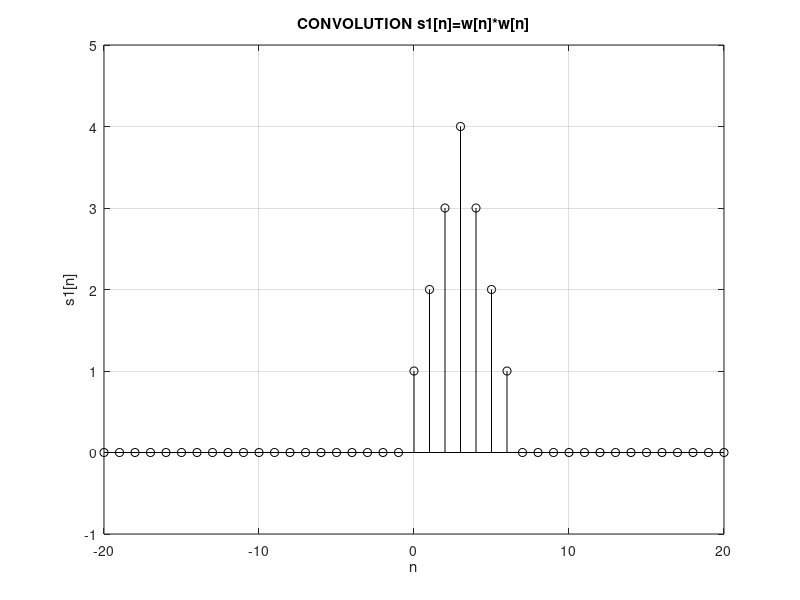

Write the MATLAB code that produced this figure.
clc 
clear all 
close all
n=-10:10;
u1=[zeros(1,10),ones(1,11)];%u(n)
u2=[zeros(1,14),ones(1,7)]%u(n-4);
w=u1-u2;

s1=[conv(w,w)]
n1=-20:20
stem(n1,s1,'k')
grid on
axis([-20 20 -1 5])
title('CONVOLUTION s1[n]=w[n]*w[n]')

ylabel('s1[n]');
xlabel('n');
